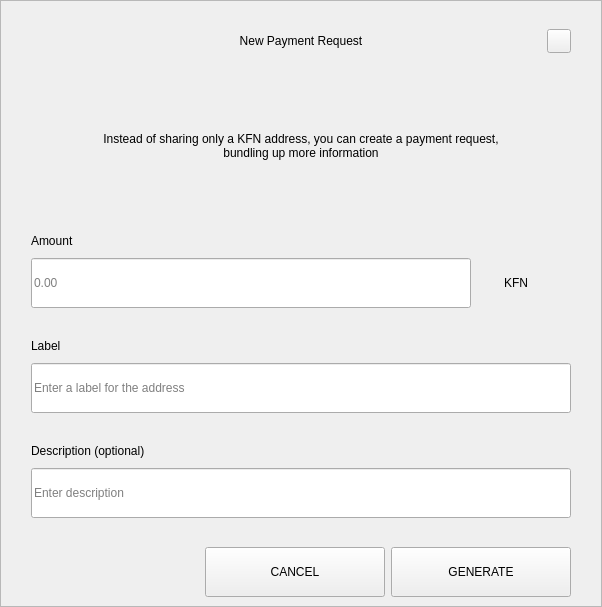
<?xml version="1.0" encoding="UTF-8"?>
<ui version="4.0">
 <class>RequestDialog</class>
 <widget class="QDialog" name="RequestDialog">
  <property name="geometry">
   <rect>
    <x>0</x>
    <y>0</y>
    <width>602</width>
    <height>607</height>
   </rect>
  </property>
  <property name="windowTitle">
   <string>Dialog</string>
  </property>
  <layout class="QVBoxLayout" name="verticalLayout_5">
   <property name="spacing">
    <number>0</number>
   </property>
   <property name="leftMargin">
    <number>0</number>
   </property>
   <property name="topMargin">
    <number>0</number>
   </property>
   <property name="rightMargin">
    <number>0</number>
   </property>
   <property name="bottomMargin">
    <number>0</number>
   </property>
   <item>
    <widget class="QFrame" name="frame">
     <property name="styleSheet">
      <string notr="true"/>
     </property>
     <property name="frameShape">
      <enum>QFrame::StyledPanel</enum>
     </property>
     <property name="frameShadow">
      <enum>QFrame::Raised</enum>
     </property>
     <layout class="QVBoxLayout" name="verticalLayout_4" stretch="1,0,0">
      <property name="spacing">
       <number>0</number>
      </property>
      <property name="leftMargin">
       <number>30</number>
      </property>
      <property name="topMargin">
       <number>20</number>
      </property>
      <property name="rightMargin">
       <number>30</number>
      </property>
      <property name="bottomMargin">
       <number>0</number>
      </property>
      <item>
       <layout class="QHBoxLayout" name="horizontalLayout_3">
        <property name="spacing">
         <number>0</number>
        </property>
        <item>
         <spacer name="horizontalSpacer_21">
          <property name="orientation">
           <enum>Qt::Horizontal</enum>
          </property>
          <property name="sizeHint" stdset="0">
           <size>
            <width>40</width>
            <height>20</height>
           </size>
          </property>
         </spacer>
        </item>
        <item>
         <widget class="QLabel" name="labelTitle">
          <property name="minimumSize">
           <size>
            <width>0</width>
            <height>40</height>
           </size>
          </property>
          <property name="maximumSize">
           <size>
            <width>16777215</width>
            <height>40</height>
           </size>
          </property>
          <property name="styleSheet">
           <string notr="true">padding-left:24px;</string>
          </property>
          <property name="text">
           <string>New Payment Request</string>
          </property>
          <property name="alignment">
           <set>Qt::AlignCenter</set>
          </property>
          <property name="margin">
           <number>7</number>
          </property>
         </widget>
        </item>
        <item>
         <spacer name="horizontalSpacer">
          <property name="orientation">
           <enum>Qt::Horizontal</enum>
          </property>
          <property name="sizeHint" stdset="0">
           <size>
            <width>40</width>
            <height>20</height>
           </size>
          </property>
         </spacer>
        </item>
        <item>
         <widget class="QPushButton" name="btnEsc">
          <property name="minimumSize">
           <size>
            <width>24</width>
            <height>24</height>
           </size>
          </property>
          <property name="maximumSize">
           <size>
            <width>24</width>
            <height>24</height>
           </size>
          </property>
          <property name="focusPolicy">
           <enum>Qt::NoFocus</enum>
          </property>
          <property name="text">
           <string/>
          </property>
         </widget>
        </item>
       </layout>
      </item>
      <item>
       <widget class="QStackedWidget" name="stack">
        <property name="minimumSize">
         <size>
          <width>540</width>
          <height>0</height>
         </size>
        </property>
        <property name="maximumSize">
         <size>
          <width>540</width>
          <height>16777215</height>
         </size>
        </property>
        <property name="currentIndex">
         <number>0</number>
        </property>
        <widget class="QWidget" name="page_1">
         <property name="minimumSize">
          <size>
           <width>540</width>
           <height>0</height>
          </size>
         </property>
         <property name="maximumSize">
          <size>
           <width>540</width>
           <height>16777215</height>
          </size>
         </property>
         <layout class="QVBoxLayout" name="layout1">
          <property name="spacing">
           <number>0</number>
          </property>
          <property name="leftMargin">
           <number>0</number>
          </property>
          <property name="topMargin">
           <number>0</number>
          </property>
          <property name="rightMargin">
           <number>0</number>
          </property>
          <property name="bottomMargin">
           <number>0</number>
          </property>
          <item>
           <spacer name="verticalSpacer_21">
            <property name="orientation">
             <enum>Qt::Vertical</enum>
            </property>
            <property name="sizeType">
             <enum>QSizePolicy::Fixed</enum>
            </property>
            <property name="sizeHint" stdset="0">
             <size>
              <width>20</width>
              <height>30</height>
             </size>
            </property>
           </spacer>
          </item>
          <item alignment="Qt::AlignHCenter">
           <widget class="QLabel" name="labelMessage">
            <property name="minimumSize">
             <size>
              <width>400</width>
              <height>50</height>
             </size>
            </property>
            <property name="text">
             <string>Instead of sharing only a KFN address, you can create a payment request, bundling up more information</string>
            </property>
            <property name="alignment">
             <set>Qt::AlignCenter</set>
            </property>
            <property name="wordWrap">
             <bool>true</bool>
            </property>
           </widget>
          </item>
          <item alignment="Qt::AlignBottom">
           <widget class="QWidget" name="containerAmount" native="true">
            <layout class="QVBoxLayout" name="verticalLayout">
             <property name="spacing">
              <number>9</number>
             </property>
             <property name="leftMargin">
              <number>0</number>
             </property>
             <property name="topMargin">
              <number>0</number>
             </property>
             <property name="rightMargin">
              <number>0</number>
             </property>
             <property name="bottomMargin">
              <number>0</number>
             </property>
             <item>
              <widget class="QLabel" name="labelSubtitleAmount">
               <property name="minimumSize">
                <size>
                 <width>350</width>
                 <height>16</height>
                </size>
               </property>
               <property name="maximumSize">
                <size>
                 <width>16777215</width>
                 <height>16</height>
                </size>
               </property>
               <property name="text">
                <string>Amount</string>
               </property>
              </widget>
             </item>
             <item alignment="Qt::AlignTop">
              <widget class="QWidget" name="layoutAmount" native="true">
               <layout class="QHBoxLayout" name="horizontalLayout" stretch="2,0">
                <property name="spacing">
                 <number>0</number>
                </property>
                <property name="leftMargin">
                 <number>0</number>
                </property>
                <property name="topMargin">
                 <number>0</number>
                </property>
                <property name="rightMargin">
                 <number>0</number>
                </property>
                <property name="bottomMargin">
                 <number>0</number>
                </property>
                <item>
                 <widget class="QLineEdit" name="lineEditAmount">
                  <property name="minimumSize">
                   <size>
                    <width>0</width>
                    <height>50</height>
                   </size>
                  </property>
                  <property name="maximumSize">
                   <size>
                    <width>16777215</width>
                    <height>50</height>
                   </size>
                  </property>
                  <property name="placeholderText">
                   <string notr="true">0.00</string>
                  </property>
                 </widget>
                </item>
                <item>
                 <widget class="QWidget" name="comboContainer" native="true">
                  <property name="minimumSize">
                   <size>
                    <width>100</width>
                    <height>50</height>
                   </size>
                  </property>
                  <property name="maximumSize">
                   <size>
                    <width>16777215</width>
                    <height>50</height>
                   </size>
                  </property>
                  <layout class="QHBoxLayout" name="horizontalLayout_31">
                   <property name="spacing">
                    <number>0</number>
                   </property>
                   <property name="leftMargin">
                    <number>0</number>
                   </property>
                   <property name="topMargin">
                    <number>0</number>
                   </property>
                   <property name="rightMargin">
                    <number>10</number>
                   </property>
                   <property name="bottomMargin">
                    <number>0</number>
                   </property>
                   <item>
                    <widget class="QLabel" name="comboBoxCoin">
                     <property name="text">
                      <string>KFN</string>
                     </property>
                     <property name="alignment">
                      <set>Qt::AlignCenter</set>
                     </property>
                    </widget>
                   </item>
                  </layout>
                 </widget>
                </item>
               </layout>
              </widget>
             </item>
            </layout>
           </widget>
          </item>
          <item>
           <spacer name="verticalSpacer_31">
            <property name="orientation">
             <enum>Qt::Vertical</enum>
            </property>
            <property name="sizeType">
             <enum>QSizePolicy::Fixed</enum>
            </property>
            <property name="sizeHint" stdset="0">
             <size>
              <width>20</width>
              <height>30</height>
             </size>
            </property>
           </spacer>
          </item>
          <item>
           <layout class="QVBoxLayout" name="verticalLayoutLabel">
            <property name="spacing">
             <number>9</number>
            </property>
            <item>
             <widget class="QLabel" name="labelSubtitleLabel">
              <property name="minimumSize">
               <size>
                <width>0</width>
                <height>16</height>
               </size>
              </property>
              <property name="maximumSize">
               <size>
                <width>16777215</width>
                <height>16</height>
               </size>
              </property>
              <property name="text">
               <string>Label</string>
              </property>
             </widget>
            </item>
            <item>
             <widget class="QLineEdit" name="lineEditLabel">
              <property name="minimumSize">
               <size>
                <width>0</width>
                <height>50</height>
               </size>
              </property>
              <property name="maximumSize">
               <size>
                <width>16777215</width>
                <height>50</height>
               </size>
              </property>
              <property name="placeholderText">
               <string>Enter a label for the address</string>
              </property>
             </widget>
            </item>
           </layout>
          </item>
          <item>
           <spacer name="verticalSpacer_34">
            <property name="orientation">
             <enum>Qt::Vertical</enum>
            </property>
            <property name="sizeType">
             <enum>QSizePolicy::Fixed</enum>
            </property>
            <property name="sizeHint" stdset="0">
             <size>
              <width>20</width>
              <height>30</height>
             </size>
            </property>
           </spacer>
          </item>
          <item>
           <layout class="QVBoxLayout" name="verticalLayoutDescription">
            <property name="spacing">
             <number>9</number>
            </property>
            <item>
             <widget class="QLabel" name="labelSubtitleDescription">
              <property name="minimumSize">
               <size>
                <width>0</width>
                <height>16</height>
               </size>
              </property>
              <property name="maximumSize">
               <size>
                <width>16777215</width>
                <height>16</height>
               </size>
              </property>
              <property name="text">
               <string>Description (optional)</string>
              </property>
             </widget>
            </item>
            <item>
             <widget class="QLineEdit" name="lineEditDescription">
              <property name="minimumSize">
               <size>
                <width>0</width>
                <height>50</height>
               </size>
              </property>
              <property name="maximumSize">
               <size>
                <width>16777215</width>
                <height>50</height>
               </size>
              </property>
              <property name="placeholderText">
               <string>Enter description</string>
              </property>
             </widget>
            </item>
            <item>
             <spacer name="verticalSpacer_4">
              <property name="orientation">
               <enum>Qt::Vertical</enum>
              </property>
              <property name="sizeType">
               <enum>QSizePolicy::Fixed</enum>
              </property>
              <property name="sizeHint" stdset="0">
               <size>
                <width>20</width>
                <height>20</height>
               </size>
              </property>
             </spacer>
            </item>
           </layout>
          </item>
         </layout>
        </widget>
        <widget class="QWidget" name="page_2">
         <layout class="QVBoxLayout" name="layout2">
          <item>
           <spacer name="verticalSpacer_5">
            <property name="orientation">
             <enum>Qt::Vertical</enum>
            </property>
            <property name="sizeType">
             <enum>QSizePolicy::Fixed</enum>
            </property>
            <property name="sizeHint" stdset="0">
             <size>
              <width>20</width>
              <height>50</height>
             </size>
            </property>
           </spacer>
          </item>
          <item alignment="Qt::AlignHCenter">
           <widget class="QLabel" name="labelQrImg">
            <property name="minimumSize">
             <size>
              <width>260</width>
              <height>260</height>
             </size>
            </property>
            <property name="maximumSize">
             <size>
              <width>260</width>
              <height>260</height>
             </size>
            </property>
            <property name="text">
             <string/>
            </property>
            <property name="alignment">
             <set>Qt::AlignCenter</set>
            </property>
           </widget>
          </item>
          <item>
           <spacer name="verticalSpacer_2">
            <property name="orientation">
             <enum>Qt::Vertical</enum>
            </property>
            <property name="sizeType">
             <enum>QSizePolicy::Fixed</enum>
            </property>
            <property name="sizeHint" stdset="0">
             <size>
              <width>20</width>
              <height>30</height>
             </size>
            </property>
           </spacer>
          </item>
          <item alignment="Qt::AlignHCenter">
           <widget class="QLabel" name="labelAddress">
            <property name="text">
             <string>D7VFR83SQbiezrW72hjcWJtcfip5krte2Z </string>
            </property>
           </widget>
          </item>
          <item>
           <spacer name="verticalSpacer_32">
            <property name="orientation">
             <enum>Qt::Vertical</enum>
            </property>
            <property name="sizeType">
             <enum>QSizePolicy::Expanding</enum>
            </property>
            <property name="sizeHint" stdset="0">
             <size>
              <width>20</width>
              <height>20</height>
             </size>
            </property>
           </spacer>
          </item>
          <item>
           <layout class="QHBoxLayout" name="horizontal">
            <property name="leftMargin">
             <number>20</number>
            </property>
            <property name="rightMargin">
             <number>20</number>
            </property>
            <property name="bottomMargin">
             <number>20</number>
            </property>
            <item>
             <spacer name="horizontalSpacer_4">
              <property name="orientation">
               <enum>Qt::Horizontal</enum>
              </property>
              <property name="sizeHint" stdset="0">
               <size>
                <width>40</width>
                <height>20</height>
               </size>
              </property>
             </spacer>
            </item>
            <item>
             <widget class="QPushButton" name="btnCopyAddress">
              <property name="minimumSize">
               <size>
                <width>180</width>
                <height>50</height>
               </size>
              </property>
              <property name="text">
               <string>COPY ADDRESS</string>
              </property>
             </widget>
            </item>
            <item>
             <widget class="QPushButton" name="btnCopyUrl">
              <property name="minimumSize">
               <size>
                <width>180</width>
                <height>50</height>
               </size>
              </property>
              <property name="text">
               <string>COPY URL</string>
              </property>
             </widget>
            </item>
            <item>
             <spacer name="horizontalSpacer_2">
              <property name="orientation">
               <enum>Qt::Horizontal</enum>
              </property>
              <property name="sizeHint" stdset="0">
               <size>
                <width>40</width>
                <height>20</height>
               </size>
              </property>
             </spacer>
            </item>
           </layout>
          </item>
         </layout>
        </widget>
       </widget>
      </item>
      <item>
       <widget class="QWidget" name="buttonsStack" native="true">
        <layout class="QHBoxLayout" name="horizontalLayout_5">
         <property name="leftMargin">
          <number>20</number>
         </property>
         <property name="rightMargin">
          <number>0</number>
         </property>
         <item>
          <spacer name="horizontalSpacer_41">
           <property name="orientation">
            <enum>Qt::Horizontal</enum>
           </property>
           <property name="sizeHint" stdset="0">
            <size>
             <width>40</width>
             <height>20</height>
            </size>
           </property>
          </spacer>
         </item>
         <item>
          <widget class="QPushButton" name="btnCancel">
           <property name="minimumSize">
            <size>
             <width>180</width>
             <height>50</height>
            </size>
           </property>
           <property name="focusPolicy">
            <enum>Qt::NoFocus</enum>
           </property>
           <property name="text">
            <string>CANCEL</string>
           </property>
          </widget>
         </item>
         <item>
          <widget class="QPushButton" name="btnSave">
           <property name="minimumSize">
            <size>
             <width>180</width>
             <height>50</height>
            </size>
           </property>
           <property name="focusPolicy">
            <enum>Qt::NoFocus</enum>
           </property>
           <property name="text">
            <string>GENERATE</string>
           </property>
          </widget>
         </item>
        </layout>
       </widget>
      </item>
     </layout>
    </widget>
   </item>
  </layout>
 </widget>
 <resources/>
 <connections/>
</ui>
